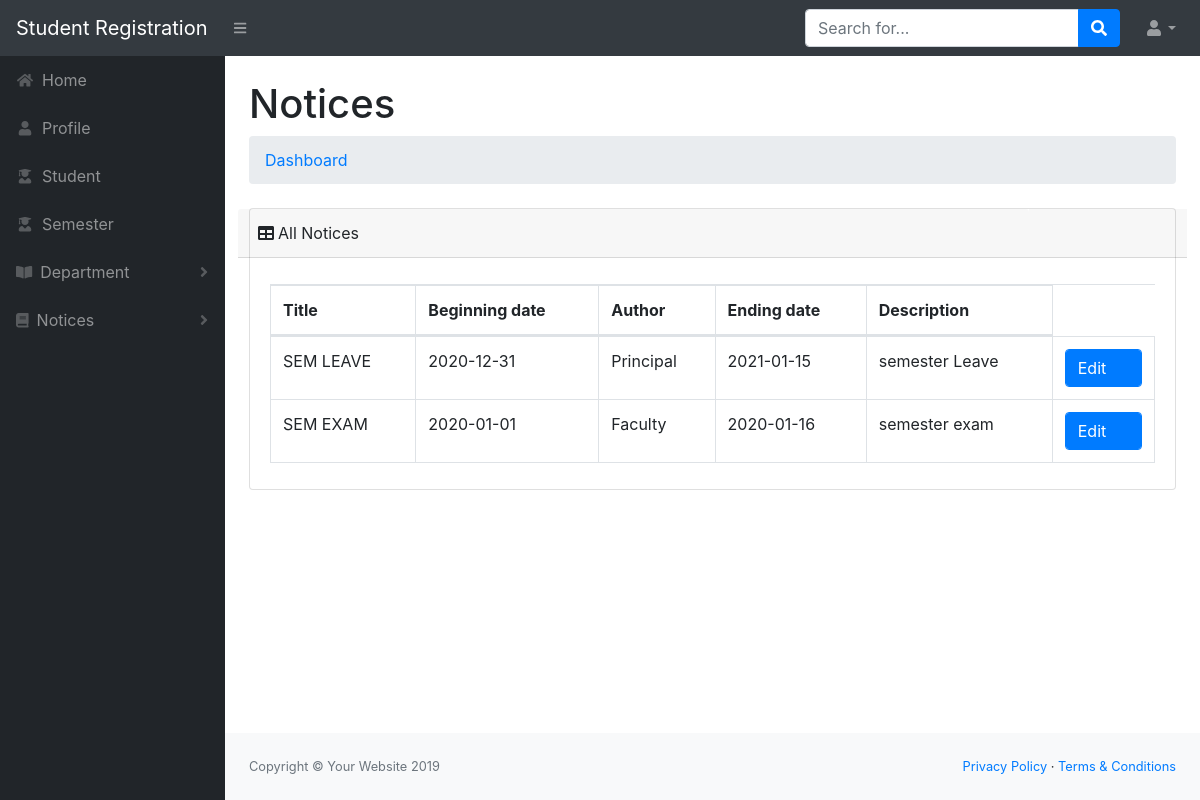
The app's page /view/facultyviewnotices.php (signed in) with its own data.
### tables this page shows
CREATE TABLE `notices` (
  `noticeid` int(11) NOT NULL,
  `title` varchar(100) NOT NULL,
  `beginningdate` date NOT NULL,
  `author` varchar(50) NOT NULL,
  `endingdate` date NOT NULL,
  `description` varchar(100) NOT NULL
);

### model/Mymodels.php (called while the page is built, shortened)
<?php
    class Mymodel
    {
        function adminviewnotice()
        {
            include '../config/connection.php';
	        $sql="SELECT * from notices";
            if(mysqli_query($conn,$sql))
            {
                $result=mysqli_query($conn,$sql);
                return $result;
            }
        }
    }
 ?>

### controller/MyController.php (called while the page is built, shortened)
<?php
include_once '../model/Mymodels.php';
class MyController
{
    public function adminviewnotice()
    {
        $mod=new Mymodel();
        $var=$mod->adminviewnotice();
        return $var;
    }
}
?>

### view/facultyviewnotices.php (the view, shortened to what this page needs)
<!DOCTYPE html>
<html lang="en">
    <head>
        <link href="css/styles.css" rel="stylesheet" />
        <link href="https://cdn.datatables.net/1.10.20/css/dataTables.bootstrap4.min.css" rel="stylesheet" />
    </head>
    <body class="sb-nav-fixed">
        <nav class="sb-topnav navbar navbar-expand navbar-dark bg-dark">
            <a class="navbar-brand" href="index.html">Student Registration</a><button class="btn btn-link btn-sm order-1 order-lg-0" id="sidebarToggle" href="#"><i class="fas fa-bars"></i></button
            >
            <a class="d-none d-md-inline-block form-inline ml-auto mr-0 mr-md-3 my-2 my-md-0">
                <div class="input-group">
                    <input class="form-control" type="text" placeholder="Search for..." aria-label="Search" aria-describedby="basic-addon2" />
                    <div class="input-group-append">
                        <button class="btn btn-primary" type="button"><i class="fas fa-search"></i></button>
                    </div>
                </div>
            </a>
            <ul class="navbar-nav ml-auto ml-md-0">
                <li class="nav-item dropdown">
                    <a class="nav-link dropdown-toggle" id="userDropdown" href="#" role="button" data-toggle="dropdown" aria-haspopup="true" aria-expanded="false"><i class="fas fa-user  fa-fw"></i></a>
                </li>
            </ul>
        </nav>
        <div id="layoutSidenav">
            <div id="layoutSidenav_nav">
                <nav class="sb-sidenav accordion sb-sidenav-dark" id="sidenavAccordion">
                    <div class="sb-sidenav-menu">
                        <div class="nav">
                            <a class="nav-link" href="facultyhome.php"
                                ><div class="sb-nav-link-icon"><i class="fa fa-home fa-fw"></i></div>
                                Home</a>
                            <a class="nav-link" href="facultyprofile.php"
                                ><div class="sb-nav-link-icon"><i class="fa fa-user fa-fw"></i></div>
                                Profile</a>
                            <a class="nav-link" href="facultyhome.php"
                            ><div class="sb-nav-link-icon"><i class="fa fa-user-graduate fa-fw"></i></div>
                            Student</a>
                            <a class="nav-link" href="facultysem.php"
                            ><div class="sb-nav-link-icon"><i class="fa fa-user-graduate fa-fw"></i></div>
                            Semester</a>
                            <a class="nav-link collapsed" href="#" data-toggle="collapse" data-target="#collapsePages" aria-expanded="false" aria-controls="collapsePages"
                                ><div class="sb-nav-link-icon"><i class="fas fa-book-open"></i></div>
                                Department
                                <div class="sb-sidenav-collapse-arrow"><i class="fas fa-angle-down"></i></div
                            ></a>
                            <a class="nav-link collapsed" href="#" data-toggle="collapse" data-target="#collapse" aria-expanded="false" aria-controls="collapse"
                                ><div class="sb-nav-link-icon"><i class="fas fa-book"></i></div>
                                Notices
                                <div class="sb-sidenav-collapse-arrow"><i class="fas fa-angle-down"></i></div
                            ></a>
                </nav>
            </div>
            <div id="layoutSidenav_content">
                <main>
                    <div class="container-fluid">
                        <h1 class="mt-4">Notices</h1>
                        <ol class="breadcrumb mb-4">
                            <li class="breadcrumb-item"><a href="index.html">Dashboard</a></li>
                        </ol>
                        <div class="card mb-4">
                        <div class="row">
                            <div class="col-10 card-header"><i class="fas fa-table mr-1"></i>All Notices</div>
                            <div class="col-2 card-header">
                              </div>
                            </div>
                            <div class="card-body">
                                <div class="table-responsive">
                                    <form method="POST">
                                    <table class="table table-bordered" id="dataTable" width="100%" cellspacing="0">
                                        <thead>
                                            <tr>
                                            <th>Title</th>
                                                <th>Beginning date</th>
                                                <th>Author </th>
                                                <th>Ending date</th>
                                                <th>Description</th>
                                            </tr>
                                        </thead>
                                        <?php
                                            include_once '../controller/MyController.php';
                                            $obj=new MyController();
                                            $result=$obj->adminviewnotice();
                                            while($row=mysqli_fetch_assoc($result))
                                            {
                                                ?>
                                        <tbody>
                                            <tr>
                                            <td><?php echo $row['title'];?></td>
                                                <td><?php echo $row['beginningdate'];?></td>
                                                <td><?php echo $row['author'];?></td>
                                                <td><?php echo $row['endingdate'];?></td>
                                                <td><?php echo $row['description'];?></td>
                                                <td><a href="facultyeditnotices.php?id=<?php echo $row['noticeid']; ?>"   class="btn-primary form-control">Edit</a></td>
                                            </tr>
                                            <?php
                                            }
                                            ?>
                                            </form>
                                </div>
                            </div>
                        </div>
                    </div>
                </main>
                <footer class="py-4 bg-light mt-auto">
                    <div class="container-fluid">
                        <div class="d-flex align-items-center justify-content-between small">
                            <div class="text-muted">Copyright &copy; Your Website 2019</div>
                            <div>
                                <a href="#">Privacy Policy</a>
                                &middot;
                                <a href="#">Terms &amp; Conditions</a>
                            </div>
                        </div>
                    </div>
                </footer>
            </div>
        </div>
    </body>
</html>

### records on screen
notices: title "SEM LEAVE", beginningdate "2020-12-31", author "Principal", endingdate "2021-01-15", description "semester Leave"
notices: title "SEM EXAM", beginningdate "2020-01-01", author "Faculty", endingdate "2020-01-16", description "semester exam"
